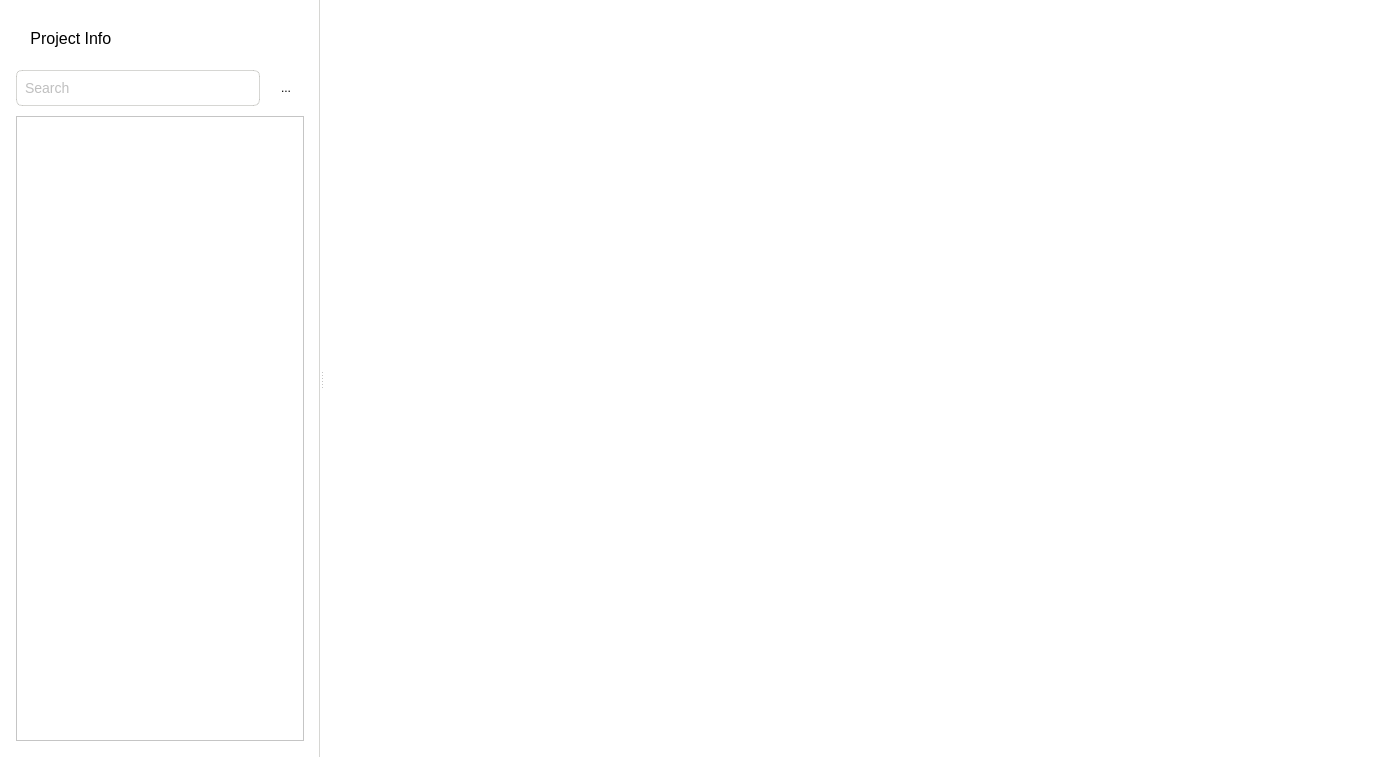
<?xml version="1.0" encoding="UTF-8"?>
<ui version="4.0">
 <class>ProjectPage</class>
 <widget class="QWidget" name="ProjectPage">
  <property name="geometry">
   <rect>
    <x>0</x>
    <y>0</y>
    <width>1400</width>
    <height>757</height>
   </rect>
  </property>
  <property name="windowTitle">
   <string>Form</string>
  </property>
  <property name="autoFillBackground">
   <bool>false</bool>
  </property>
  <property name="styleSheet">
   <string notr="true">QWidget {
	background-color: white;
}
</string>
  </property>
  <layout class="QVBoxLayout" name="verticalLayout_2">
   <property name="leftMargin">
    <number>0</number>
   </property>
   <property name="topMargin">
    <number>0</number>
   </property>
   <property name="rightMargin">
    <number>0</number>
   </property>
   <property name="bottomMargin">
    <number>0</number>
   </property>
   <item>
    <widget class="QSplitter" name="splitter">
     <property name="orientation">
      <enum>Qt::Orientation::Horizontal</enum>
     </property>
     <widget class="QWidget" name="SideBarWidget" native="true">
      <property name="minimumSize">
       <size>
        <width>250</width>
        <height>0</height>
       </size>
      </property>
      <property name="maximumSize">
       <size>
        <width>320</width>
        <height>16777215</height>
       </size>
      </property>
      <property name="baseSize">
       <size>
        <width>344</width>
        <height>0</height>
       </size>
      </property>
      <property name="styleSheet">
       <string notr="true">#SideBarWidget {
	border-right: 1px solid #34343426;
	border-top-left-radius: 16px;
	border-top-right-radius: 0px;
}

QPushButton {
	text-align: left;
	color: black;
	background-color: white;
	font-family: 'Open Sans';
	font-size: 16px;
	padding: 10px;
	spacing: 20px;
	border-radius: 8px;
}

QPushButton::focus {
	color: #22084B;
	background-color: #EEF4F6;
}

QLineEdit {
	font-family: 'Open Sans';
	font-size: 14px;
	padding-left: 6px;
	padding-right: 12px;
	border: 1px solid #34343426;
	border-radius: 6px;
	border-width: 1px;
	spacing:10px;
	color: #808080;
}

QToolButton {
	padding: 0px;
    border: none;
	margin: 0px;
    background: transparent;
}

QTreeWidget {
	font-family: 'Open Sans';
	font-size: 14px;
	color: black;
}

QTreeView {
	font-family: 'Open Sans';
	font-size: 14px;
	color: black;
}</string>
      </property>
      <layout class="QVBoxLayout" name="verticalLayout">
       <property name="spacing">
        <number>10</number>
       </property>
       <property name="leftMargin">
        <number>16</number>
       </property>
       <property name="topMargin">
        <number>16</number>
       </property>
       <property name="rightMargin">
        <number>16</number>
       </property>
       <property name="bottomMargin">
        <number>16</number>
       </property>
       <item>
        <widget class="QPushButton" name="ProjectInfoButton">
         <property name="minimumSize">
          <size>
           <width>0</width>
           <height>44</height>
          </size>
         </property>
         <property name="maximumSize">
          <size>
           <width>16777215</width>
           <height>44</height>
          </size>
         </property>
         <property name="text">
          <string> Project Info</string>
         </property>
         <property name="icon">
          <iconset resource="../../../Resources/Resources.qrc">
           <normaloff>:/images/Project/project_info.svg</normaloff>:/images/Project/project_info.svg</iconset>
         </property>
         <property name="iconSize">
          <size>
           <width>16</width>
           <height>16</height>
          </size>
         </property>
         <property name="checkable">
          <bool>true</bool>
         </property>
         <property name="checked">
          <bool>false</bool>
         </property>
         <property name="flat">
          <bool>true</bool>
         </property>
        </widget>
       </item>
       <item>
        <widget class="QWidget" name="SearchBar" native="true">
         <property name="maximumSize">
          <size>
           <width>16777215</width>
           <height>36</height>
          </size>
         </property>
         <property name="styleSheet">
          <string notr="true"/>
         </property>
         <layout class="QHBoxLayout" name="horizontalLayout_2">
          <property name="spacing">
           <number>8</number>
          </property>
          <property name="leftMargin">
           <number>0</number>
          </property>
          <property name="topMargin">
           <number>0</number>
          </property>
          <property name="rightMargin">
           <number>0</number>
          </property>
          <property name="bottomMargin">
           <number>0</number>
          </property>
          <item>
           <widget class="QLineEdit" name="searchLineEdit">
            <property name="sizePolicy">
             <sizepolicy hsizetype="Expanding" vsizetype="Fixed">
              <horstretch>0</horstretch>
              <verstretch>0</verstretch>
             </sizepolicy>
            </property>
            <property name="minimumSize">
             <size>
              <width>0</width>
              <height>36</height>
             </size>
            </property>
            <property name="maximumSize">
             <size>
              <width>16777215</width>
              <height>36</height>
             </size>
            </property>
            <property name="styleSheet">
             <string notr="true"/>
            </property>
            <property name="frame">
             <bool>false</bool>
            </property>
            <property name="placeholderText">
             <string>Search</string>
            </property>
            <property name="clearButtonEnabled">
             <bool>false</bool>
            </property>
           </widget>
          </item>
          <item>
           <widget class="QToolButton" name="plusRecordButton">
            <property name="minimumSize">
             <size>
              <width>36</width>
              <height>36</height>
             </size>
            </property>
            <property name="text">
             <string>...</string>
            </property>
            <property name="icon">
             <iconset resource="../../../Resources/Resources.qrc">
              <normaloff>:/images/plus_button.svg</normaloff>:/images/plus_button.svg</iconset>
            </property>
            <property name="iconSize">
             <size>
              <width>36</width>
              <height>36</height>
             </size>
            </property>
            <property name="popupMode">
             <enum>QToolButton::ToolButtonPopupMode::DelayedPopup</enum>
            </property>
            <property name="autoRaise">
             <bool>true</bool>
            </property>
           </widget>
          </item>
         </layout>
        </widget>
       </item>
       <item>
        <widget class="ProjectTreeView" name="treeView">
         <property name="mouseTracking">
          <bool>true</bool>
         </property>
         <property name="acceptDrops">
          <bool>true</bool>
         </property>
         <property name="styleSheet">
          <string notr="true">    QScrollBar:vertical {
        background: #F0F0F0;
        width: 6px;
        margin: 0px;
        border-radius: 3px;
    }

    QScrollBar::handle:vertical {
        background: #2D1457;
        min-height: 30px;
        border-radius: 3px;
    }

    QScrollBar::add-line:vertical,
    QScrollBar::sub-line:vertical,
    QScrollBar::add-page:vertical,
    QScrollBar::sub-page:vertical {
        background: none;
    }

    QScrollBar:horizontal {
        background: #F0F0F0;
        width: 6px;
        margin: 0px;
    }

    QScrollBar::handle:horizontal {
        background: #2D1457;
        min-width: 30px;
        border-radius: 4px;
    }

    QScrollBar::add-line:horizontal,
    QScrollBar::sub-line:horizontal,
    QScrollBar::add-page:horizontal,
    QScrollBar::sub-page:horizontal {
        background: none;
    }</string>
         </property>
         <property name="editTriggers">
          <set>QAbstractItemView::EditTrigger::NoEditTriggers</set>
         </property>
         <property name="dragEnabled">
          <bool>true</bool>
         </property>
         <property name="dragDropMode">
          <enum>QAbstractItemView::DragDropMode::DragDrop</enum>
         </property>
         <property name="defaultDropAction">
          <enum>Qt::DropAction::MoveAction</enum>
         </property>
         <property name="alternatingRowColors">
          <bool>false</bool>
         </property>
         <property name="headerHidden">
          <bool>true</bool>
         </property>
        </widget>
       </item>
      </layout>
     </widget>
     <widget class="QStackedWidget" name="ViewPart">
      <property name="sizePolicy">
       <sizepolicy hsizetype="Expanding" vsizetype="Expanding">
        <horstretch>0</horstretch>
        <verstretch>0</verstretch>
       </sizepolicy>
      </property>
      <property name="minimumSize">
       <size>
        <width>600</width>
        <height>0</height>
       </size>
      </property>
      <widget class="ProjectInfoView" name="projectInfoView">
       <property name="sizePolicy">
        <sizepolicy hsizetype="Expanding" vsizetype="Expanding">
         <horstretch>0</horstretch>
         <verstretch>0</verstretch>
        </sizepolicy>
       </property>
       <property name="maximumSize">
        <size>
         <width>16777215</width>
         <height>16777215</height>
        </size>
       </property>
       <property name="styleSheet">
        <string notr="true"/>
       </property>
      </widget>
      <widget class="CreateRecordForm" name="createRecordForm"/>
      <widget class="EditRecordForm" name="editRecordForm"/>
      <widget class="RecordView" name="recordView"/>
     </widget>
    </widget>
   </item>
  </layout>
 </widget>
 <customwidgets>
  <customwidget>
   <class>ProjectInfoView</class>
   <extends>QWidget</extends>
   <header>ProjectInfoView.h</header>
   <container>1</container>
  </customwidget>
  <customwidget>
   <class>CreateRecordForm</class>
   <extends>QWidget</extends>
   <header>createrecordform.h</header>
   <container>1</container>
  </customwidget>
  <customwidget>
   <class>RecordView</class>
   <extends>QWidget</extends>
   <header>recordview.h</header>
   <container>1</container>
  </customwidget>
  <customwidget>
   <class>EditRecordForm</class>
   <extends>QWidget</extends>
   <header>editrecordform.h</header>
   <container>1</container>
  </customwidget>
  <customwidget>
   <class>ProjectTreeView</class>
   <extends>QTreeView</extends>
   <header>projecttreeview.h</header>
  </customwidget>
 </customwidgets>
 <resources>
  <include location="../../../Resources/Resources.qrc"/>
 </resources>
 <connections>
  <connection>
   <sender>treeView</sender>
   <signal>clicked(QModelIndex)</signal>
   <receiver>ProjectPage</receiver>
   <slot>onTreeItemClicked(QModelIndex)</slot>
   <hints>
    <hint type="sourcelabel">
     <x>171</x>
     <y>454</y>
    </hint>
    <hint type="destinationlabel">
     <x>699</x>
     <y>378</y>
    </hint>
   </hints>
  </connection>
  <connection>
   <sender>treeView</sender>
   <signal>doubleClicked(QModelIndex)</signal>
   <receiver>ProjectPage</receiver>
   <slot>onTreeItemDoubleClicked(QModelIndex)</slot>
   <hints>
    <hint type="sourcelabel">
     <x>397</x>
     <y>454</y>
    </hint>
    <hint type="destinationlabel">
     <x>699</x>
     <y>378</y>
    </hint>
   </hints>
  </connection>
 </connections>
 <slots>
  <slot>onRecordsButtonToggled(bool)</slot>
  <slot>onRecordsButtonClicked(bool)</slot>
  <slot>onTreeItemClicked(QModelIndex)</slot>
  <slot>onTreeItemDoubleClicked(QModelIndex)</slot>
 </slots>
</ui>
